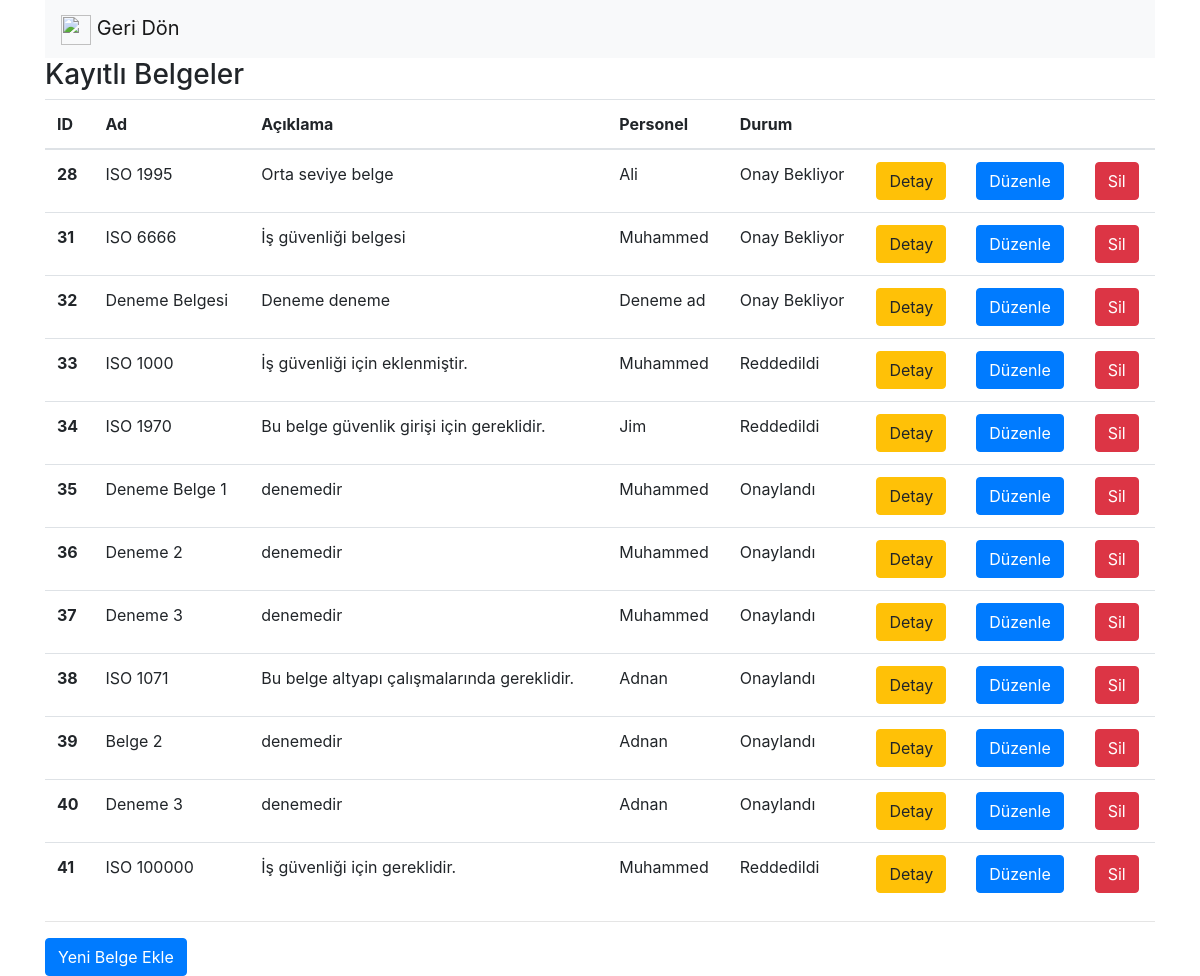
Before: /belgeListe (signed in) with the older database file.
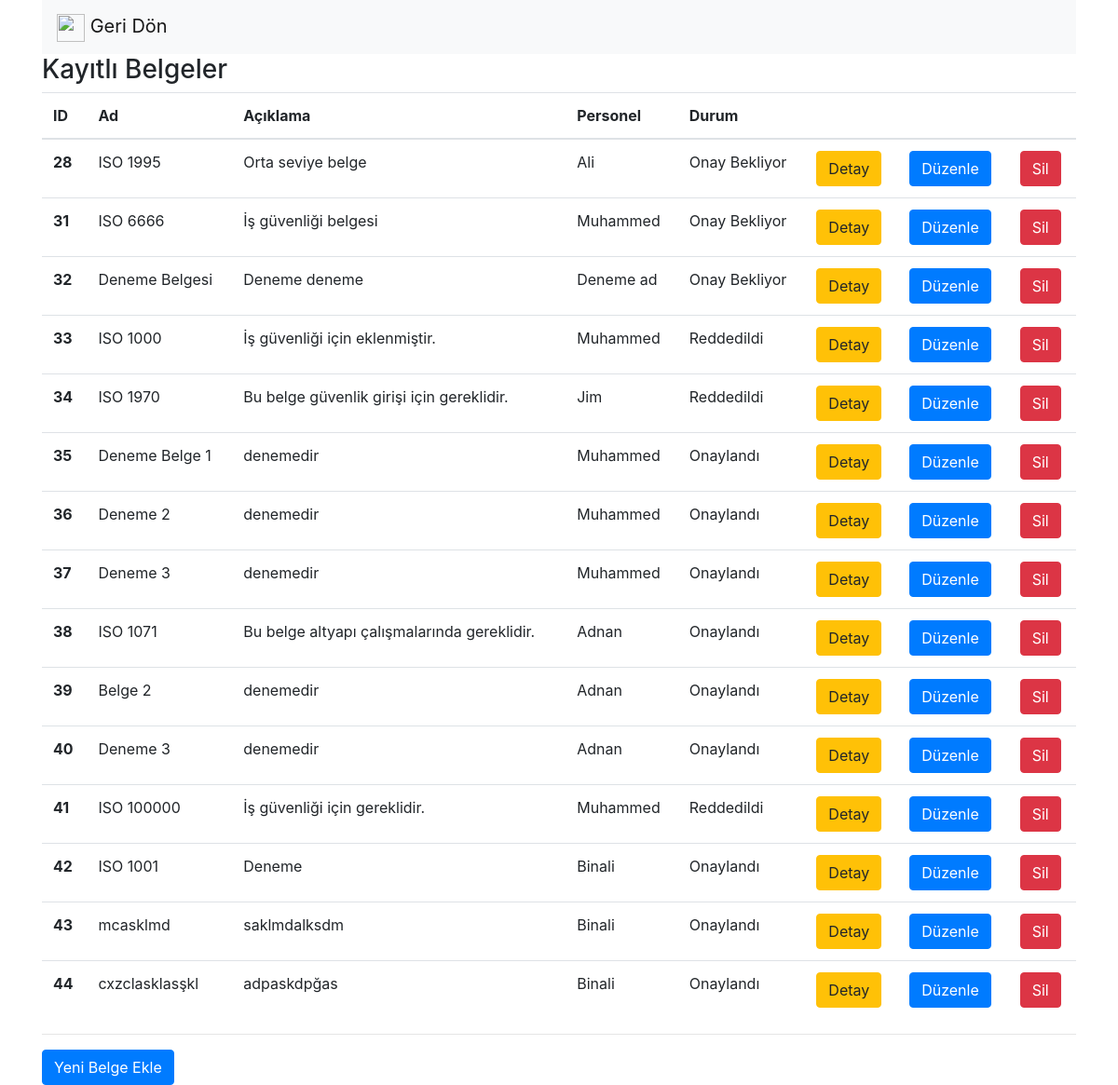
After: the same page with the newer database file.
### safeputapp/models.py (models this page shows, shortened)
class Belge(models.Model):
    ad = models.CharField(max_length = 50, verbose_name = "Ad")
    aciklama = models.CharField(max_length = 50, verbose_name = "Açıklama")
    personel_id = models.ForeignKey(Personel, on_delete = models.CASCADE, verbose_name = "Personel")
    belge = models.FileField(upload_to='documents/')
    belge_durum = models.ForeignKey(BelgeDurum, on_delete = models.CASCADE, verbose_name = "Belge Durum")
    aktifmi = models.BooleanField(verbose_name = "Aktif mi?", default = True)
    olusturma_tarihi = models.DateTimeField(auto_now_add = True, blank = True, verbose_name = "Oluşturma Tarihi")
    duzunleme_tarihi = models.DateTimeField(verbose_name = "Duzenleme Tarihi", blank = True, null = True)

class Personel(models.Model):
    ad = models.CharField(max_length = 50, verbose_name = "Ad")
    soyad = models.CharField(max_length = 50, verbose_name = "Soyad")
    adres = models.CharField(max_length = 250, verbose_name = "Adres")
    telefon = models.CharField(max_length = 11, verbose_name = "Telefon")
    eposta = models.CharField(max_length = 50, verbose_name = "E-Posta")
    tcno = models.CharField(max_length = 11, verbose_name = "TC Kimlik Numarası")
    ehliyet_no = models.CharField(max_length = 20, verbose_name = "Ehliyet Numarası")
    kan_grubu = models.CharField(max_length = 10, verbose_name = "Kan Grubu")
    sgk_no = models.CharField(max_length = 250, verbose_name = "SGK Numarası")
    is_id = models.ForeignKey(Is, on_delete = models.CASCADE, verbose_name = "İş")
    aktifmi = models.BooleanField(verbose_name = "Aktif mi?", default = True)
    olusturma_tarihi = models.DateTimeField(auto_now_add = True, blank = True, verbose_name = "Oluşturma Tarihi")
    duzunleme_tarihi = models.DateTimeField(verbose_name = "Duzenleme Tarihi", blank = True, null = True)
    durum = models.BooleanField(verbose_name = "Durum", default = False)
    def __unicode__(self):
        return self.ad

class BelgeDurum(models.Model):
    ad = models.CharField(max_length = 50, verbose_name = "Ad")
    durum = models.CharField(max_length = 20, verbose_name = "Durum")
    aktifmi = models.BooleanField(verbose_name = "Aktif mi?", default = True)
    olusturma_tarihi = models.DateTimeField(auto_now_add = True, blank = True, verbose_name = "Oluşturma Tarihi")
    duzunleme_tarihi = models.DateTimeField(verbose_name = "Duzenleme Tarihi", blank = True, null = True)
    def __unicode__(self):
        return self.ad

### safeputapp/views.py (the view)
# urls.py: url(r'^belgeListe', belgeListe),
def belgeListe(request):
    personeller = Personel.objects.filter(is_id = request.session['mevcutIs'])
    belgeler = Belge.objects.filter(aktifmi = True)
    return render(request, "belgeListe.html", { "mevcutIs" : request.session['mevcutIs'], "belgeler" : belgeler, "personeller" : personeller })

### safeputapp/templates/belgeListe.html (shortened to what this page needs)
<!DOCTYPE html>
    <html>
        <head>
        <link rel="stylesheet" href="https://maxcdn.bootstrapcdn.com/bootstrap/4.0.0/css/bootstrap.min.css">
        </head>
        <body>
            <div class="container">
                <nav class="navbar navbar-light bg-light">
                    <a class="navbar-brand" href="isAnasayfa/{{mevcutIs}}">
                        <img src="https://image.flaticon.com/icons/svg/118/118739.svg" width="30" height="30" alt=""> Geri Dön
                    </a>
                </nav>
                <h3>Kayıtlı Belgeler</h3>
                    {% if belgeler %}
                        <table class="table">
                            <thead>
                                <tr>
                                <th scope="col">ID</th>
                                <th scope="col">Ad</th>
                                <th scope="col">Açıklama</th>
                                <th scope="col">Personel</th>
                                <th scope="col">Durum</th>
                                <th scope="col"></th>
                                <th scope="col"></th>
                                <th scope="col"></th>
                                </tr>
                            </thead>
                            <tbody>
                                {% for belge in belgeler %}
                                    <tr>
                                        <th scope="row"> {{ belge.id }} </th>
                                        <td> {{ belge.ad }} </td>
                                        <td> {{ belge.aciklama }} </td>
                                        <td> {{ belge.personel_id }} </td>
                                        <td> {{ belge.belge_durum }} </td>
                                        <td><a href="/belgeDetay/{{belge.id}}" class="btn btn-warning">Detay</td>
                                        <td><a href="/belgeDuzenle/{{belge.id}}" class="btn btn-primary">Düzenle</td>
                                        <td><a href="/belgeSil/{{belge.id}}" class="btn btn-danger">Sil</td>
                                    </tr>
                                {% endfor %}
                            </tbody>
                        </table>
                    {% else %}
                        <div class="alert alert-danger">
                            Kayıt bulunamadı.
                        </div>
                    {% endif %}
                <hr>
                <a href="belgeEkle" class="btn btn-primary"> Yeni Belge Ekle </a>
            </div>
        </body>
</html>

Changed rows visible on the page:
added Belge: id "42", ad "ISO 1001", aciklama "Deneme", personel_id "Binali", belge_durum "Onaylandı"
added Belge: id "43", ad "mcasklmd", aciklama "saklmdalksdm", personel_id "Binali", belge_durum "Onaylandı"
added Belge: id "44", ad "cxzclasklasşkl", aciklama "adpaskdpğas", personel_id "Binali", belge_durum "Onaylandı"
